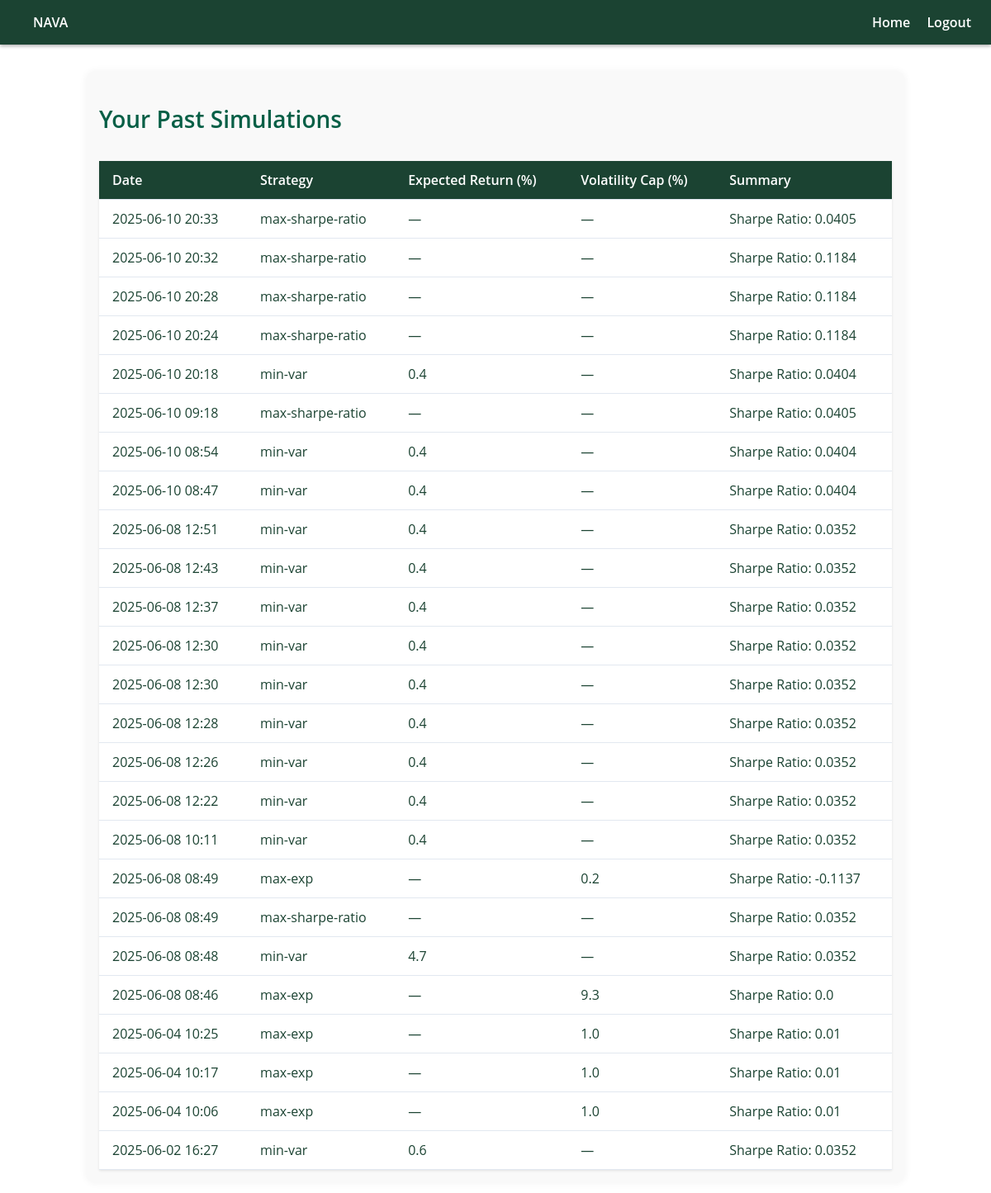
The app's page /history (signed in), older data.
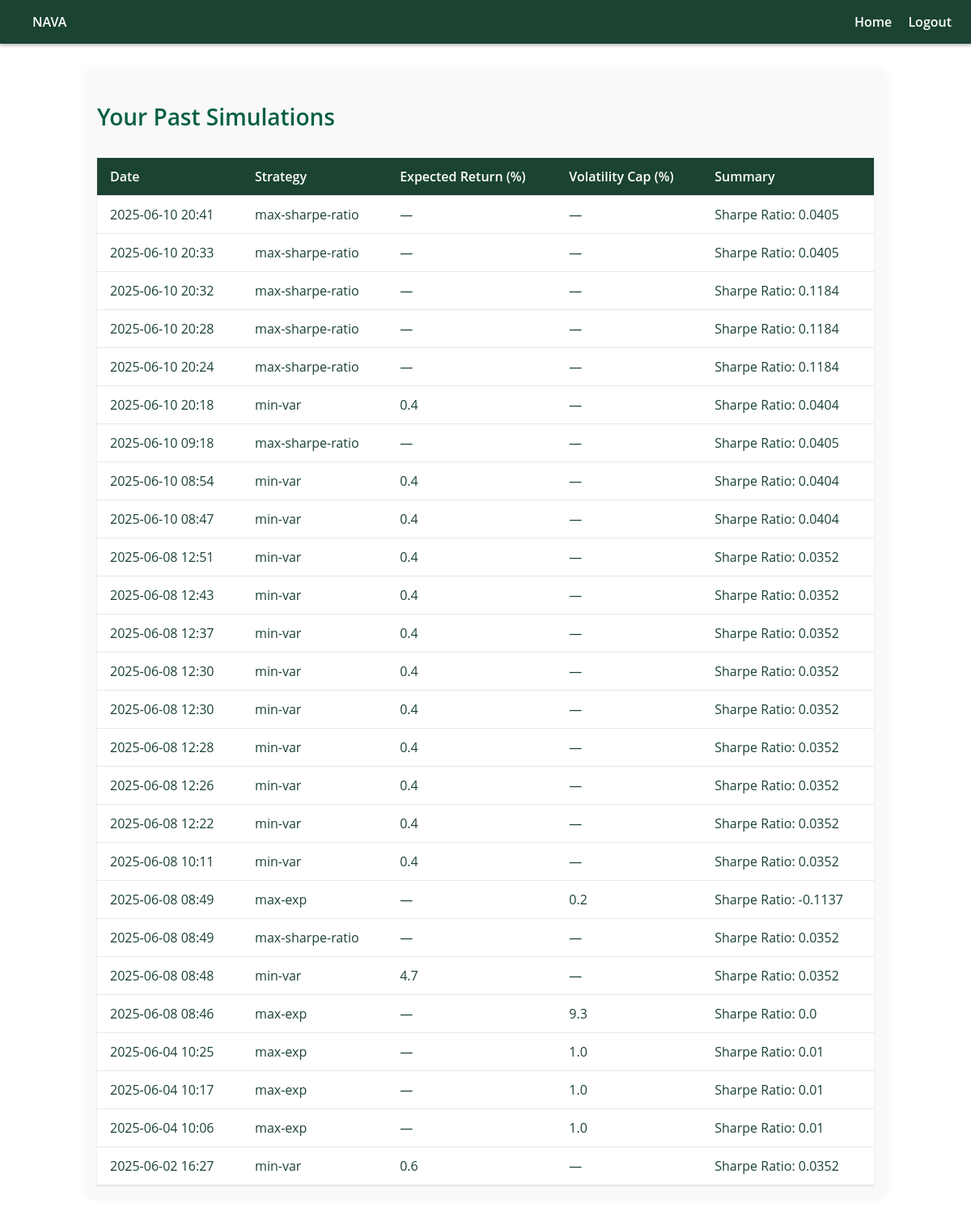
The same page, newer data.
### app/models.py (models this page shows, shortened)
class History(db.Model):
    id = db.Column(db.Integer, primary_key=True)
    strategy = db.Column(db.String(50), nullable=False)
    expected_return = db.Column(db.Float)
    volatility_cap = db.Column(db.Float)
    result_summary = db.Column(db.Text)
    timestamp = db.Column(db.DateTime, default=datetime.utcnow)
    user_id = db.Column(db.Integer, db.ForeignKey('user.id'), nullable=False)

### app/routes.py (the view)
@bp.route('/history')
@login_required
def history():
    user_history = History.query.filter_by(user_id=current_user.id).order_by(History.timestamp.desc()).all()
    return render_template('history.html', history=user_history)

### app/models.py (called while the page is built)
@login_manager.user_loader
def load_user(user_id):
    return User.query.get(int(user_id))

### app/templates/history.html (shortened to what this page needs)
{% extends 'layout.html' %}
{% block content %}
  <h2 style="font-size: 1.75rem; color: #065f46; font-weight: 600; margin-bottom: 1rem;">
    Your Past Simulations
  </h2>
  {% if history %}
    <table class="history-table">
      <thead>
        <tr>
          <th>Date</th>
          <th>Strategy</th>
          <th>Expected Return (%)</th>
          <th>Volatility Cap (%)</th>
          <th>Summary</th>
        </tr>
      </thead>
      <tbody>
        {% for h in history %}
          <tr>
            <td>{{ h.timestamp.strftime('%Y-%m-%d %H:%M') }}</td>
            <td>{{ h.strategy }}</td>
            <td>{{ h.expected_return * 100 if h.expected_return else '—' }}</td>
            <td>{{ h.volatility_cap * 100 if h.volatility_cap else '—' }}</td>
            <td>{{ h.result_summary or '—' }}</td>
          </tr>
        {% endfor %}
      </tbody>
    </table>
  {% else %}
    <p style="color: #4b5563;">You haven’t run any simulations yet.</p>
  {% endif %}
{% endblock %}

### app/templates/layout.html (shortened to what this page needs)
<!DOCTYPE html>
<html lang="en">
<head>
  <link rel="stylesheet" href="{{ url_for('static', filename='css/style.css') }}">
</head>
<body>
    <nav class="navbar">
        <div class="nav-left">
            <a href="{{ url_for('routes.home') }}">NAVA</a>
        </div>
        <div class="nav-right">
        {% if current_user.is_authenticated %}
            <a href="{{ url_for('routes.home') }}">Home</a>
            <a href="{{ url_for('routes.logout') }}">Logout</a>
        {% else %}
            <a href="{{ url_for('routes.login') }}">Login</a>
            <a href="{{ url_for('routes.register') }}">Register</a>
        {% endif %}
        </div>
    </nav>
  <div class="container">
    {% block content %}{% endblock %}
  </div>
</body>
</html>

### app/static/css/style.css (style rules this page uses)
body { background-color: #ffffff; color: #1b4332; font-family: 'Open Sans', sans-serif; margin: 0; padding: 0; }
.navbar { display: flex; justify-content: space-between; background-color: #1b4332; padding: 1rem 1.5rem; box-shadow: 0 2px 4px rgba(0,0,0,0.3); align-items: center; }
.navbar a { color: white; text-decoration: none; margin-left: 1rem; font-weight: 600; }
.container { max-width: 960px; margin: 2rem auto; padding: 1rem; background-color: #f9f9f9; border-radius: 12px; box-shadow: 0 0 10px rgba(0,0,0,0.05); }
h2 { color: white; }
table { width: 100%; border-collapse: collapse; margin-top: 2rem; background-color: #ffffff; color: #1b4332; }
th, td { padding: 0.75rem; border-bottom: 1px solid #e2e8f0; text-align: left; }
th { background-color: #1b4332; color: white; }
.history-table { width: 100%; border-collapse: collapse; margin-top: 2rem; background-color: #ffffff; color: #1b4332; box-shadow: 0 1px 3px rgba(0, 0, 0, 0.1); }
.history-table th, .history-table td { padding: 0.75rem 1rem; text-align: left; border-bottom: 1px solid #e2e8f0; }
.history-table th { background-color: #1b4332; color: white; font-weight: 600; }

Row changes from the older to the newer data that the page shows:
added History: timestamp "2025-06-10 20:41", strategy "max-sharpe-ratio", expected_return "—", volatility_cap "—", result_summary "Sharpe Ratio: 0.0405"
